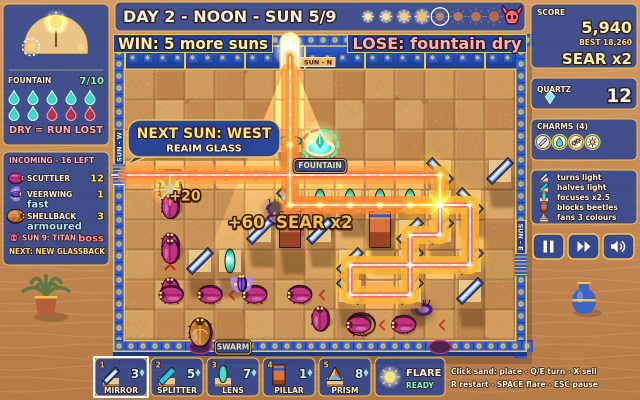
#> input picture screenshots/1-play.jpg, 1280 x 800 px, found by its file name (shown at 1/2 size); its folder holds only this picture in this run
$ python thumbs.py
#> lines starting #> are read from the running program, lines starting #| are printed output that depends on the picture
"""Readability check: write 252-px-wide downscales of every screenshot (the judge's small cells)
and a 768x480 cover, side by side in one sheet, to tools/.shots-tmp/thumbs.png for a visual pass.
    /home/agent/tools/imgvenv/bin/python tools/thumbs.py   (any Python with Pillow)
"""
import os
from PIL import Image

names = sorted(f for f in os.listdir('screenshots') if f.endswith('.jpg'))
os.makedirs('tools/.shots-tmp', exist_ok=True)
cover = Image.open(os.path.join('screenshots', names[0])).resize((768, 480), Image.LANCZOS)
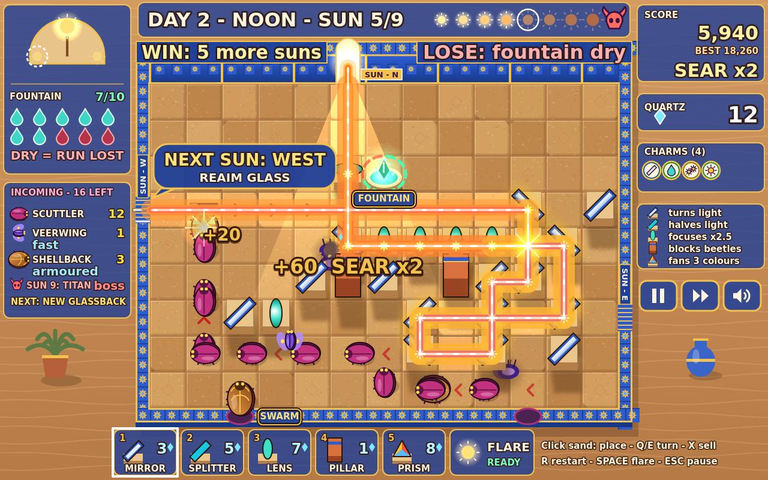
#> cover: PIL image 768x480 RGB; mean R, G, B 155, 125, 106.1
smalls = [Image.open(os.path.join('screenshots', n)).resize((252, 158), Image.LANCZOS) for n in names[1:]]
# The cover's HUD panels at the cover cell's scale (0.6), to check they read on the judge's sheet.
full = Image.open(os.path.join('screenshots', names[0]))
#> full is the input picture: PIL image 1280x800 RGB; mean R, G, B 155.1, 125, 106.2
crops = [full.crop(box).resize((int((box[2] - box[0]) * 0.6), int((box[3] - box[1]) * 0.6)), Image.LANCZOS)
         for box in [(0, 0, 222, 360), (1056, 0, 1280, 650), (226, 0, 1056, 210), (180, 706, 1280, 800)]]
#> crops = 4 items
sheet = Image.new('RGB', (768, 480 + 166 + 400), (40, 40, 40))
#> sheet: PIL image 768x1046 RGB; every value is 40
sheet.paste(cover, (0, 0))
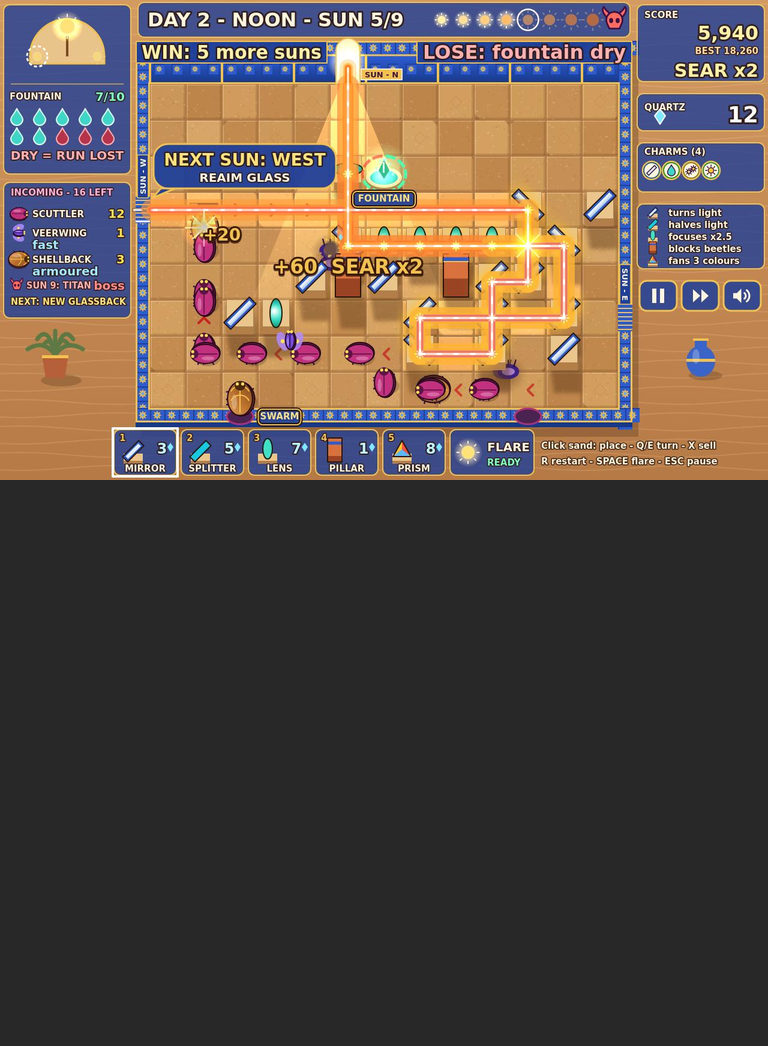
#> sheet: PIL image 768x1046 RGB; mean R, G, B 92.8, 79, 70.4
for k, im in enumerate(smalls):
    sheet.paste(im, (k * 258, 486))
x = 0
for im in crops[:3]:
    sheet.paste(im, (x, 652))
    x += im.width + 6
#> this loop made 3 passes
#> x on passes 1 to 3: 139, 279, 783
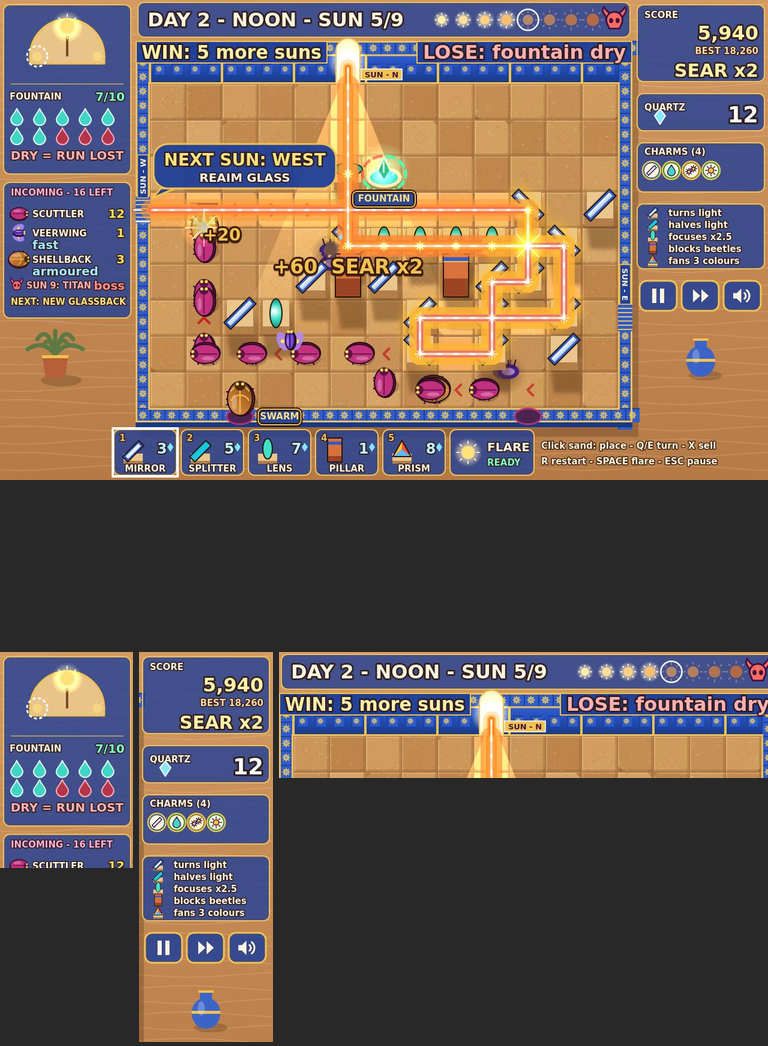
#> sheet: PIL image 768x1046 RGB; mean R, G, B 108.9, 92.6, 84.5
#> after the loop, x = 783
sheet.paste(crops[3], (0, 652 + 400 - crops[3].height))
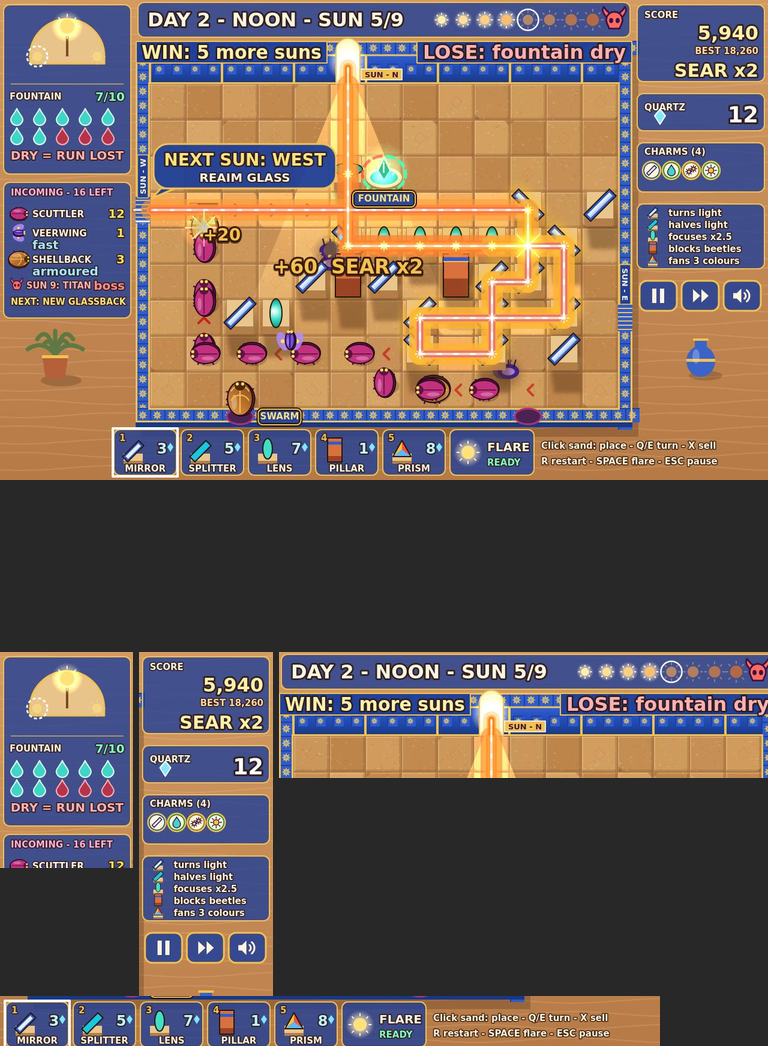
#> sheet: PIL image 768x1046 RGB; mean R, G, B 111.2, 94.6, 87
sheet.save('tools/.shots-tmp/thumbs.png')
print('wrote tools/.shots-tmp/thumbs.png')

$ run again, on screenshots/3-draft.jpg
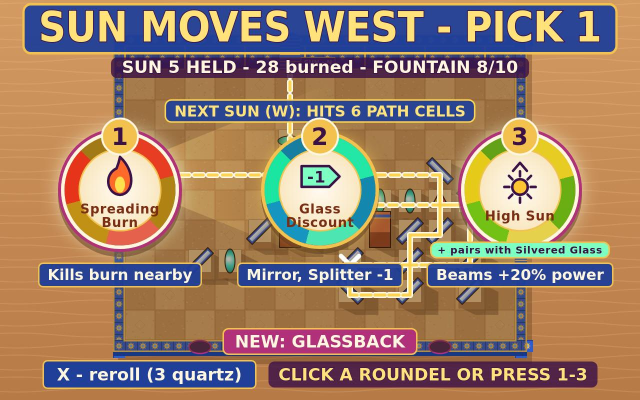
#> input picture screenshots/3-draft.jpg, 1280 x 800 px, found by its file name (shown at 1/2 size)
#> full is the input picture: PIL image 1280x800 RGB; mean R, G, B 158.8, 129.7, 104.5
#> crops = 4 items
#> the loop `for im in crops[:3]:` made 3 passes
#> x on passes 1 to 3: 139, 279, 783
#> after the loop `for im in crops[:3]:`:
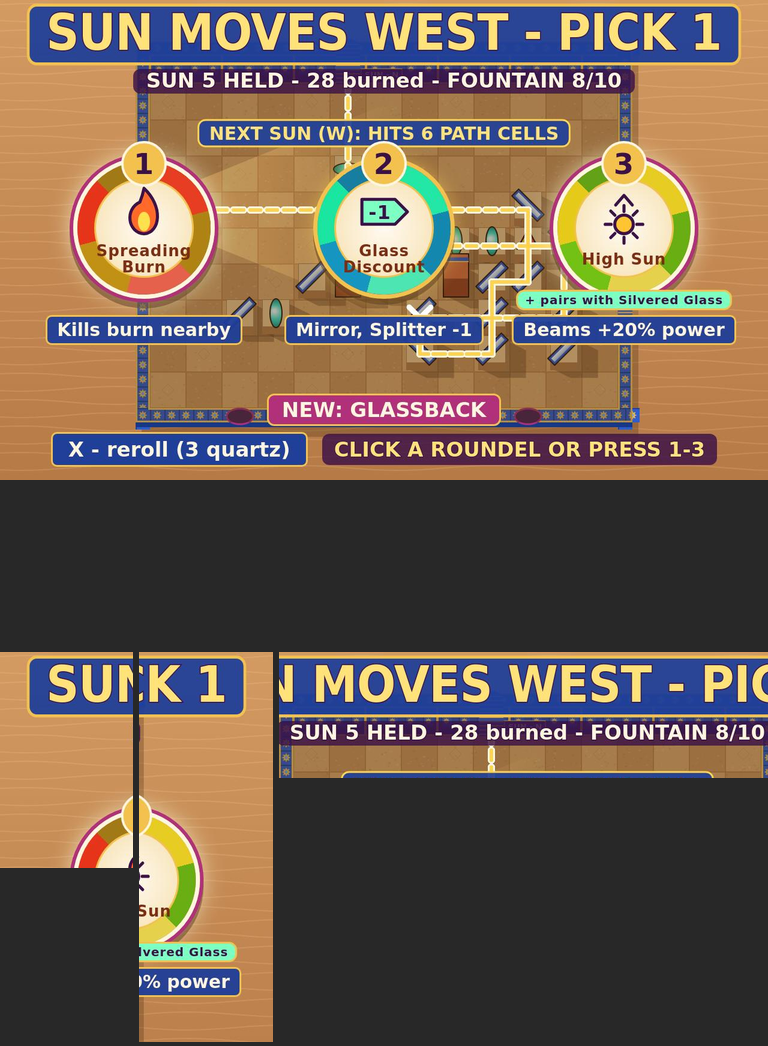
#> sheet: PIL image 768x1046 RGB; mean R, G, B 115.3, 97.1, 81.7
#> after the loop `for im in crops[:3]:`: x = 783
#> `sheet.paste(crops[3], (0, 652 + 400 - crops[3].height))`:
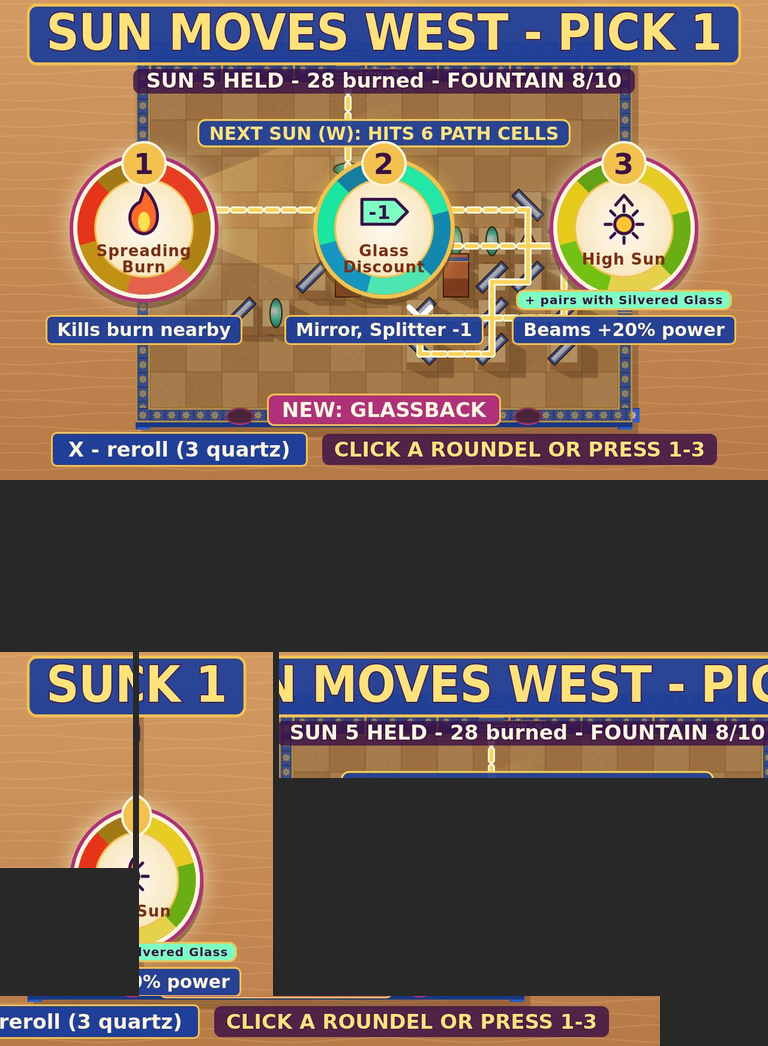
#> sheet: PIL image 768x1046 RGB; mean R, G, B 117.9, 98.7, 83.7
